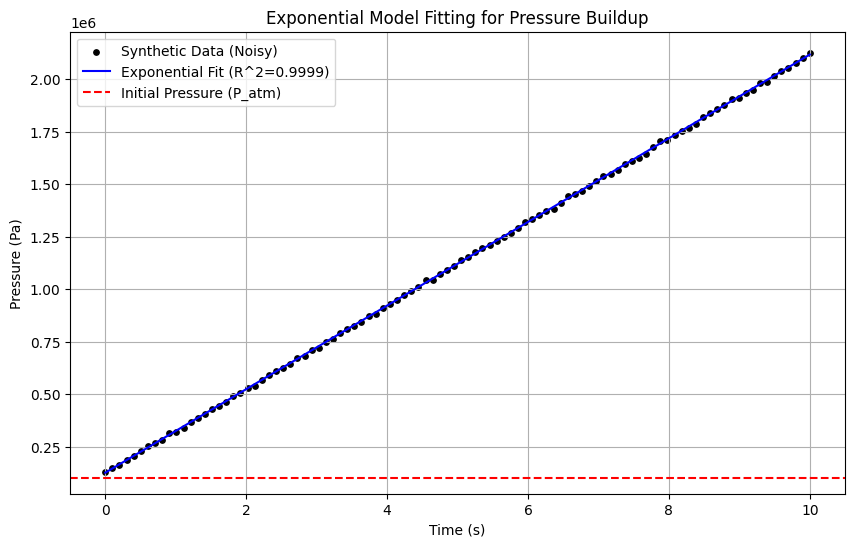

Write Python code to recreate this figure.
# -*- coding: utf-8 -*-
"""Untitled11.ipynb

Automatically generated by Colab.

Original file is located at
    https://colab.research.google.com/drive/1H8TUJQxV7t5OBIPkU-_1_VTCFhhNCrC2
"""

import numpy as np
import matplotlib.pyplot as plt
from scipy.optimize import curve_fit
from sklearn.metrics import r2_score

# Constants
P_atm = 101325      # Atmospheric pressure in Pascals (1 atm)
n = 0.01            # Moles of gas
R = 8.314           # Universal gas constant (J/mol/K)
V = 0.001           # Fixed volume of the cylinder (m^3)
T0 = 300            # Initial temperature (K)
Q_rate = 100        # Heat addition rate (J/s)
cp = 4.18           # Specific heat capacity of water (J/g/K)

# Generate synthetic temperature-time data (linear heat input)
time = np.linspace(0, 10, 100)  # Time in seconds
T = T0 + (Q_rate / (n * cp)) * time  # Linear temperature increase with time

# Calculate pressure using the ideal gas law
P = (n * R * T) / V + P_atm  # Add atmospheric pressure as initial value

# Add noise to simulate experimental data
P_noisy = P + np.random.normal(0, 5000, len(P))

# Define the exponential model for fitting
def exponential_model(t, a, b, c):
    return a * np.exp(b * t) + c  # Exponential model with offset

# Fit the exponential model to the noisy data
exp_params, _ = curve_fit(exponential_model, time, P_noisy, p0=[1e6, 0.1, P_atm], maxfev=5000)

# Predict pressure using the fitted model
P_fit = exponential_model(time, *exp_params)

# Calculate R^2 value
r2_exponential = r2_score(P_noisy, P_fit)

# Print the results
print("Exponential Model Fitting Results:")
print(f"Fitted Parameters: a={exp_params[0]:.2f}, b={exp_params[1]:.4f}, c={exp_params[2]:.2f}")
print(f"R^2 Value: {r2_exponential:.4f}")

# Plot the data and the fitted model
plt.figure(figsize=(10, 6))
plt.scatter(time, P_noisy, label="Synthetic Data (Noisy)", color="black", s=15)
plt.plot(time, P_fit, label=f"Exponential Fit (R^2={r2_exponential:.4f})", color="blue", linestyle="-")
plt.axhline(P_atm, color='red', linestyle='--', label="Initial Pressure (P_atm)")
plt.xlabel("Time (s)")
plt.ylabel("Pressure (Pa)")
plt.title("Exponential Model Fitting for Pressure Buildup")
plt.legend()
plt.grid(True)
plt.show()
